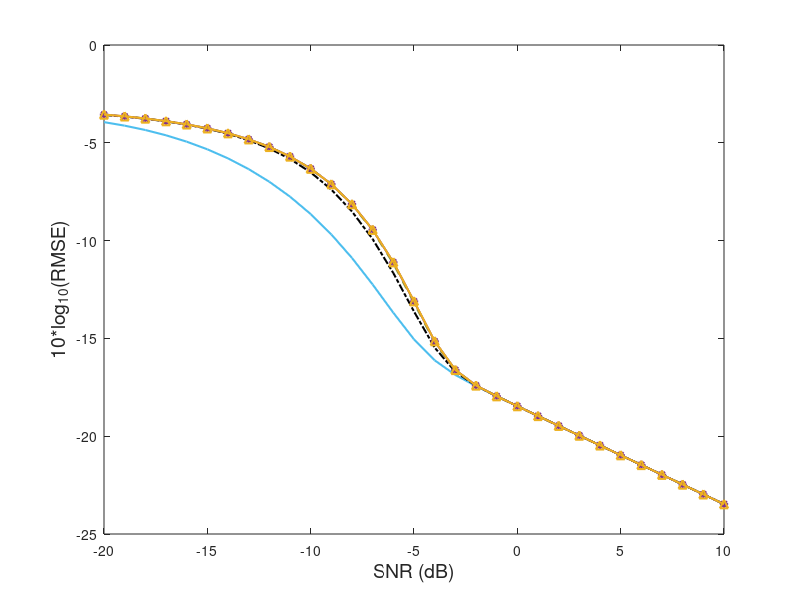

The MATLAB script that drew this image: (Note: this script raises an error after producing the figure.)
% WWB adapted from NF5.m
close all; clear; clc;


% von Mises
mu = 0;
kappa = 5;

% signal & noise sample
SNR_dB_vec = -20 : 1 : 10;
SNR_vec = 10.^(SNR_dB_vec/10); % SNR
K_vec = [20];
K=K_vec(1);

% WWB settings
s_vec = [0.5];
s = s_vec(1);
si=s;
sj=s;
%++++++++++++++++++++++++++++++++++++++++++++++++++++++++++++
% WWB
%++++++++++++++++++++++++++++++++++++++++++++++++++++++++++++

dd = 0.0001; % for integration


% Setting up Test points
SL = zeros(1,K/2-1);% test points ('S'), Sidelobe peaks
for k=1:K/2-1
    SL(k) = 2*(k+0.5-0.25*(1-k/(K/2-1)))/K;
end
hh = [0.001 0.01 SL]*pi; % test points 'C'+'S'; Our purpose is just to see differences between number of test points; using 'E' elements will not introduce much insight
nh = length(hh);
WWB = zeros(nh-2, length(SNR_vec));% excluding 0.001*pi, 0.01*pi, temporarily, we will add them back during evaluation


h = waitbar( 0, sprintf( 'WWB evaluation for  SNR = %d dB and number of test points = 2+%d ', SNR_dB_vec(1),1) );
cont=1/(nh-2)/length(SNR_vec)*2;
for idx_nh = 1:2:(nh-2)
    fprintf('testing %d ''S'' elements\n', idx_nh);
    for idx_SNR = 1:length(SNR_vec)
        waitbar(cont, h, sprintf( 'WWB evaluation for  SNR = %d dB and number of test points = 2 + %d ', SNR_dB_vec(idx_SNR),idx_nh));
        cont = cont + 1/(nh-2)/length(SNR_vec)*2;
        SNR = SNR_vec(idx_SNR);

        hv = hh(1:(idx_nh+2)); % include 0.001*pi, 0.01*pi and [1, 3, 5, 7, 9]

        Q = zeros(length(hv),length(hv));
        for ii=1:length(hv)
            hi = hv(ii);

            % denominator, part 1 of 2
            mu_hi = -si*(1-si)*2*SNR*(K-cos(hi*(K-1)/2)*sin(hi*K/2)/sin(hi/2));
            d = hi/(2*pi);
            d = round(d/dd)*dd;
            v = (0+dd/2): dd : (1-d-dd/2);
            ph = exp(kappa * ((si-1)*cos(2*pi*v-mu) - si*cos(2*pi*v-mu+hi))) / besseli(0, kappa);
            exp_gam_hi = sum(ph)*dd;
            exp_eta_hi = exp(mu_hi) * exp_gam_hi;
            for jj=1:length(hv)
                hj = hv(jj);

                % denominator, part 2 of 2
                mu_hj = -sj*(1-sj)*2*SNR*(K-cos(hj*(K-1)/2)*sin(hj*K/2)/sin(hj/2));
                d = hj/(2*pi);
                d = round(d/dd)*dd;
                v = (0+dd/2): dd : (1-d-dd/2);
                ph = exp(kappa * ((sj-1)*cos(2*pi*v-mu) - sj*cos(2*pi*v-mu+hj))) / besseli(0, kappa);
                exp_gam_hj = sum(ph)*dd;
                exp_eta_hj = exp(mu_hj) * exp_gam_hj;

                % nominator
                if jj==ii
                    mu_4 = SNR*(...
                                K*((si+sj-1)^2+(si-1)^2+(sj-1)^2-1) ...
                                -2*(si+sj-1)*(si-1)*cos(hi*(K-1)/2)*sin(hi*K/2)/sin(hi/2) ...
                                -2*(si+sj-1)*(sj-1)*cos(hj*(K-1)/2)*sin(hj*K/2)/sin(hj/2) ...
                                +2*(si-1)*(sj-1)*K...
                                );
                    mu_1 = SNR*(...
                                K*((si+sj-1)^2+si^2+sj^2-1) ...
                                +2*si*sj*K...
                                -2*(si+sj-1)*si*cos(hi*(K-1)/2)*sin(hi*K/2)/sin(hi/2) ...
                                -2*(si+sj-1)*sj*cos(hj*(K-1)/2)*sin(hj*K/2)/sin(hj/2)...
                                );
                else    
                    mu_4 = SNR*(...
                                K*((si+sj-1)^2+(si-1)^2+(sj-1)^2-1) ...
                                -2*(si+sj-1)*(si-1)*cos(hi*(K-1)/2)*sin(hi*K/2)/sin(hi/2) ...
                                -2*(si+sj-1)*(sj-1)*cos(hj*(K-1)/2)*sin(hj*K/2)/sin(hj/2) ...
                                +2*(si-1)*(sj-1)*cos((hi-hj)*(K-1)/2)*sin((hi-hj)*K/2)/sin((hi-hj)/2)...
                                );
                    mu_1 = SNR*(...
                                K*((si+sj-1)^2+si^2+sj^2-1) ...
                                +2*si*sj*cos((hi-hj)*(K-1)/2)*sin((hi-hj)*K/2)/sin((hi-hj)/2)...
                                -2*(si+sj-1)*si*cos(hi*(K-1)/2)*sin(hi*K/2)/sin(hi/2) ...
                                -2*(si+sj-1)*sj*cos(hj*(K-1)/2)*sin(hj*K/2)/sin(hj/2)...
                                );
                end
                mu_2 = SNR*(...
                            K*(sj^2+(si-1)^2+(si-sj)^2-1) ...
                            -2*sj*(si-1)*cos((hi+hj)*(K-1)/2)*sin((hi+hj)*K/2)/sin((hi+hj)/2)...
                            +2*sj*(si-sj)*cos(hj*(K-1)/2)*sin(hj*K/2)/sin(hj/2)...
                            -2*(si-1)*(si-sj)*cos(hi*(K-1)/2)*sin(hi*K/2)/sin(hi/2)...
                            );
                mu_3 = SNR*(...
                            K*(si^2+(sj-1)^2+(si-sj)^2-1) ...
                            -2*si*(sj-1)*cos((hi+hj)*(K-1)/2)*sin((hi+hj)*K/2)/sin((hi+hj)/2)...
                            +2*si*(sj-si)*cos(hi*(K-1)/2)*sin(hi*K/2)/sin(hi/2)...
                            -2*(sj-1)*(sj-si)*cos(hj*(K-1)/2)*sin(hj*K/2)/sin(hj/2)...
                            );

                d = abs(hi-hj)/2/pi; 
                d = round(d/dd)*dd;
                d4 = min(hi,hj)/2/pi;
                v = (d4+dd/2) : dd : (1-d-dd/2);
                ph4 = (1/besseli(0, kappa)) * exp(kappa * ...
                                                        ((1-si-sj)*cos(2*pi*(v+d)-mu) ...
                                                          + (si-1)*cos(2*pi*(v+d)-mu-hi) ...
                                                          + (sj-1)*cos(2*pi*(v+d)-mu-hj)));
                exp_gam_4 = sum(ph4)*dd;

                d = abs(hi-hj)/2/pi;
                d = round(d/dd)*dd;
                d1 = min(hi,hj)/2/pi;
                v = (d1+dd/2) : dd : (1-d-dd/2);
                ph1 = (1/besseli(0, kappa)) * exp(kappa * ...
                                                        ((si+sj-1)*cos(2*pi*v-mu-hj) ...
                                                          - si*cos(2*pi*(v+d)-mu) ...
                                                          - sj*cos(2*pi*v-mu))...
                        );
                exp_gam_1 = sum(ph1)*dd;

                d = (hi+hj)/2/pi;
                d = round(d/dd)*dd;
                d2 = 0;
                v = (d2+dd/2) : dd : (1-d-dd/2);
                ph2 = (1/besseli(0, kappa)) * exp(kappa * ...
                                                        ((sj-si)*cos(2*pi*v+hi-mu) ...
                                                          - sj*cos(2*pi*(v+d)-mu)...
                                                          + (si-1)*cos(2*pi*v-mu)));
                exp_gam_2 = sum(ph2)*dd;

                d = (hi+hj)/2/pi;
                d = round(d/dd)*dd;
                d3 = 0;
                v = (d3+dd/2) : dd : (1-d-dd/2);
                ph3 = (1/besseli(0, kappa)) * exp(kappa * ...
                                                        ((si-sj)*cos(2*pi*v+hj-mu) ...
                                                          - si*cos(2*pi*(v+d)-mu) ...
                                                          + (sj-1)*cos(2*pi*v-mu)));
                exp_gam_3 = sum(ph3)*dd;

                exp_eta_1 = exp(mu_1) * exp_gam_1;
                exp_eta_2 = exp(mu_2) * exp_gam_2;
                exp_eta_3 = exp(mu_3) * exp_gam_3;
                exp_eta_4 = exp(mu_4) * exp_gam_4;

                Q(ii,jj) = (exp_eta_1 - exp_eta_2 - exp_eta_3 + exp_eta_4)/(exp_eta_hi*exp_eta_hj);
            end % jj
        end % ii
        WWB(idx_nh, idx_SNR) = 10*log10(sqrt(hv*inv(Q)*hv.'));
    end % SNR
end % number of test points, i.e. length of subsets of  hv
close(h);

%% plot Fig 8
close; clc;figure(803); % figure 8(c)
presentation = 1;      % 0 for manuscript (B/W), 1 for pres (color)
if presentation
    lw = 1.5;
    lwW = 2.0;
    FS = 14;
else
    lw = 0.5;
    lwW = 0.5;
    FS = 12;
end

C = {[0.3010 0.7450 0.9330],...
    'k',...
    [0.4660 0.6740 0.1880],...
    [0.4940 0.1840 0.5560],...
    [0.9290 0.6940 0.1250]}; % Cell array of colors.

Lt = {'-', '-.','--', '*-', '^-'}; % Marker and line types

idx_plot = 1;
for idx_nh=1:2:nh-2
    hw1(idx_plot)=plot(SNR_dB_vec,WWB(idx_nh,:),Lt{idx_plot},'Linewidth',lw, 'color', C{idx_plot});hold on;
    legendText{idx_plot} = [num2str(idx_nh) ' points'];
    idx_plot = idx_plot + 1;
end
hold off
xlabel('SNR (dB)','Fontsize',FS)
ylabel('10*log_{10}(RMSE)','Fontsize',FS)
ax=gca;
ax.FontSize = 14; 

legend(hw1, legendText,'Box','off', 'Fontsize', FS);
set(gca,'XMinorTick','on','YMinorTick','on');
grid on
axis([min(SNR_dB_vec) max(SNR_dB_vec) -25 5]);
save("WWB_NF8c.mat")